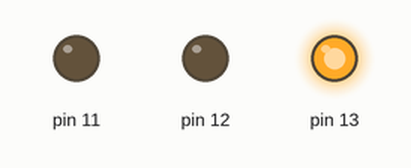
Bench run of a sketch on a simulated Arduino Uno, built with avr-gcc and run on an emulated ATmega328P. On the bench: output pins drawn as LEDs (lit = HIGH).

Above: at 0.5 s.
At 1.5 s:
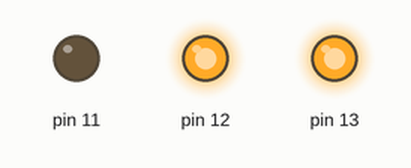
At 2.5 s:
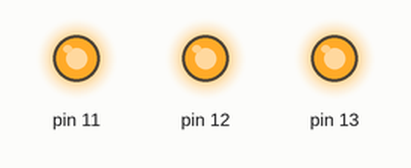
At 3.5 s:
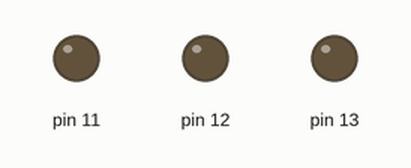
Timing chart, 0 to 5.2 s (numbered marks = the images above):
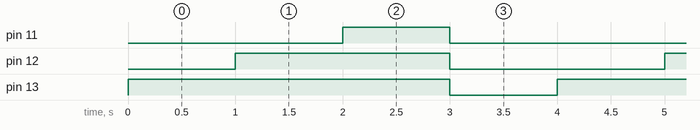

The sketch:

home_auto_test_march22.ino
```cpp
void setup() {
  // put your setup code here, to run once:
pinMode(13, OUTPUT);
pinMode(12, OUTPUT);
pinMode(11, OUTPUT);
}

void loop() {
  // put your main code here, to run repeatedly:
digitalWrite(13, 1);   // turn the LED on (HIGH is the voltage level)
delay(1000);                       // wait for a second
digitalWrite(12, 1);    // turn the LED off by making the voltage LOW
delay(1000);
digitalWrite(11, 1);    // turn the LED off by making the voltage LOW
delay(1000);
digitalWrite(13, 0);
digitalWrite(12, 0);
digitalWrite(11, 0);// turn the LED off by making the voltage LOW
delay(1000);
}
```

Measured:
- by itself, pin 11: alternates HIGH for 1.0 s and LOW for 3.0 s
- by itself, pin 12: alternates HIGH for 2.0 s and LOW for 2.0 s
- by itself, pin 13: alternates HIGH for 3.0 s and LOW for 1.0 s
